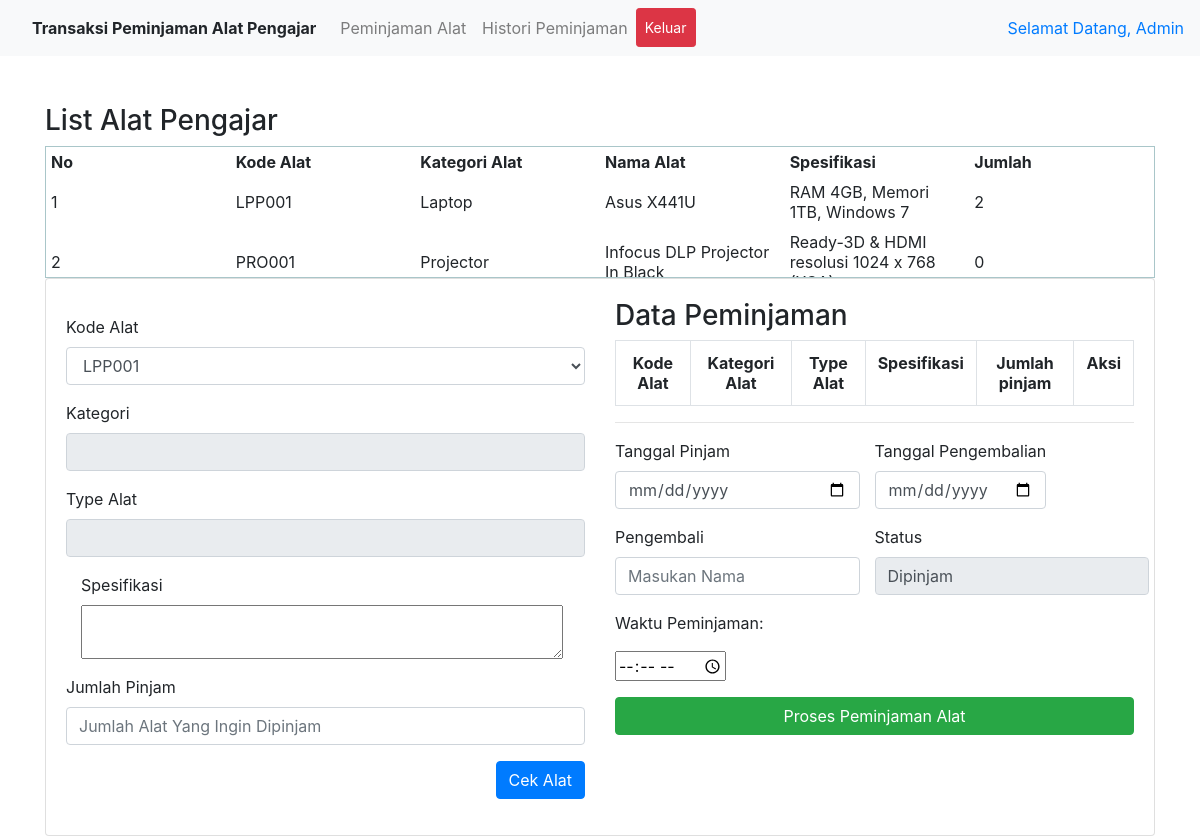
The app's page /operator/index.php (signed in) with its own data.
### tables this page shows
CREATE TABLE `barang` (
  `id_barang` int(11) NOT NULL,
  `id_user` int(11) NOT NULL,
  `spesifikasi` text NOT NULL,
  `jumlah` varchar(20) NOT NULL,
  `asal_barang` text NOT NULL,
  `nama_barang` varchar(50) NOT NULL,
  `tgl_regis` date NOT NULL DEFAULT current_timestamp(),
  `lokasi` varchar(100) NOT NULL,
  `tempat` varchar(100) NOT NULL,
  `kd_jenis` varchar(20) NOT NULL,
  `kategori_barang` varchar(20) NOT NULL
);

### operator/index.php (called while the page is built, shortened)
<?php
require_once '../config/db.php';
$sql = "SELECT * FROM barang";
$query = $conn->query($sql);
$data_barang  = $query->fetch_all(MYSQLI_ASSOC);
$no = 1;
require_once 'includes/header.php';
require_once 'includes/peminjaman.php';
require_once 'includes/footer.php';

### operator/includes/peminjaman.php (the view, shortened to what this page needs)
<div class="container mt-5">
<table  class="scroll">
    <thead>
      <h3>List Alat Pengajar</h3>
      <tr>
        <th>No</th>
        <th>Kode Alat</th>
        <th>Kategori Alat</th>
        <th>Nama Alat</th>
        <th>Spesifikasi</th>
        <th>Jumlah</th>
      </tr>
    </thead>
    <tbody>
      <?php foreach($data_barang as $barang): ?>
      <tr>
        <td><?= $no++;?></td>
        <td><?= $barang['kd_jenis']; ?>
        <td><?= $barang['kategori_barang']; ?>
        <td><?= $barang['nama_barang']; ?>
        <td><?= $barang['spesifikasi']; ?>
        <td><?= $barang['jumlah']; ?>
      </tr>
      <?php endforeach; ?>
    </tbody>
  </table>
 <div class="card">
  <div class="card-body">
   <div class="row">
    <div class="col-md-6">
     <form action="<?= $_SERVER['PHP_SELF'] ?>" method="POST" class="mt-3" autocomplete="off">
      <div class="form-group">
      <label for="kd_jenis">Kode Alat</label>
       <select list="barang" id="kd_jenis" name="kd_jenis" class="form-control" required>
        <?php
        foreach ($data_barang as $barang):
         $daftar = $barang['kd_jenis'];
        ?>
        <option value="<?= $daftar ?>"><?= $daftar ?>
        <?php endforeach ?>
       </select>
      </div>
      <div class="form-group">
       <label for="kategori_barang">Kategori</label>
       <input type="text" name="kategori_barang" id="kategori_barang" class="form-control" required readonly>
      </div>
      <div class="form-group">
       <label for="nama_barang">Type Alat</label>
       <input type="text" name="nama_barang" id="nama_barang" class="form-control" required readonly>
      </div>
      <div class="col-md-4">
        <div class="form-group">
           <label for="spesifikasi">Spesifikasi</label>
           <textarea name="spesifikasi" id="spesifikasi" cols="45" readonly=""></textarea>
        </div>
      </div>
      <div class="form-group">
       <label for="jumlah_barang">Jumlah Pinjam</label>
       <input type="number" name="jumlah_pinjam" placeholder="Jumlah Alat Yang Ingin Dipinjam" min="1" max="2" class="form-control" required>
      </div>
      <button type="submit" class="btn btn-primary float-right">Cek Alat</button>
      <div class="clearfix"></div>
     </form>
    </div>
    <div class="col-md-6">
     <h3>Data Peminjaman</h3>
      <table class="table table-bordered">
       <tr align="center">
        <th>Kode Alat</th>
        <th>Kategori Alat</th>
        <th>Type Alat</th>
        <th>Spesifikasi</th>
        <th>Jumlah pinjam</th>
        <th>Aksi</th>
       </tr>
      </table>
     <hr>
     <form method="POST" action="proses/proses-peminjaman.php">
      <div class="row">
       <div class="col-md-6">
        <div class="form-group">
         <label for="tgl_pinjam">Tanggal Pinjam</label>
         <input class="form-control" type="date" name="tgl_pinjam" id="tgl_pinjam" required>
        </div>
       </div>
       <div class="form-group">
         <label for="tgl_kembali">Tanggal Pengembalian</label>
         <input class="form-control" type="date" name="tgl_kembali" id="tgl_kembali" required>
        </div>
       </div>
      <div class="row">
       <div class="col-md-6">
        <div class="form-group">
         <label for="peminjam">Pengembali</label>
         <input class="form-control" type="text" name="peminjam" id="peminjam" placeholder="Masukan Nama" required>
        </div>
       </div>
       <div class="form-group">
         <label for="status">Status</label>
         <input class="form-control" type="text" name="status" id="status" required readonly option value="Dipinjam"</option>
        </div>
       </div>
       <form>
        <fieldset>
      <p>Waktu Peminjaman:</p>
        <p><input type="time" name="wkt_pinjam" min="07:00" max="15:00" ></p>
    <button type="submit" class="btn btn-success btn-block" name="submit">Proses Peminjaman Alat</button>
      </fieldset>
       </form>
      </div>
    </div>
   </div>
  </div>
 </div>

### operator/includes/peminjaman.php (style rules this page uses)
table.scroll { width:1110px; border:1px #a9c6c9 solid; }
table.scroll thead { display:table; width:100%; }
table.scroll tbody { display:block; height:100px; overflow:auto; float:left; width:100%; }
table.scroll tbody tr { display:table; width:100%; }
table.scroll th, td { width:10%; padding:5px; }

### records on screen
barang: kd_jenis "LPP001", kategori_barang "Laptop", nama_barang "Asus X441U", spesifikasi "RAM 4GB, Memori 1TB, Windows 7", jumlah "2"
barang: kd_jenis "PRO001", kategori_barang "Projector", nama_barang "Infocus DLP Projector In Black", spesifikasi "Ready-3D & HDMI resolusi 1024 x 768…", jumlah "0"

### other values on screen
$_SESSION['name'] "Admin"
form field kd_jenis "LPP001"
